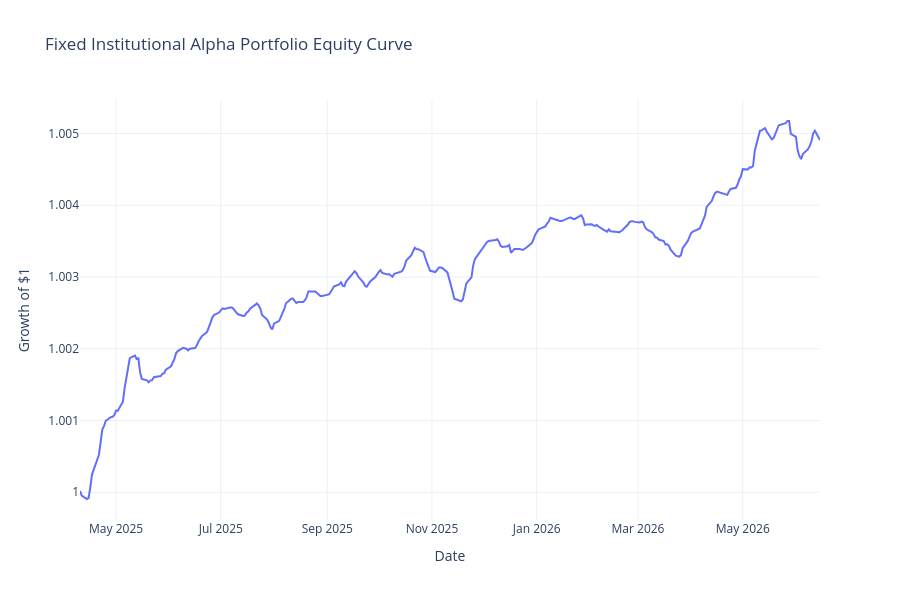

Notebook code for this chart:
### Code cell
# ============================================================
# CELL 28: Fixed Equity Curve
# ============================================================

alpha_ranking["strategy_return"] = (
    alpha_ranking["alpha_score"]
    * alpha_ranking["future_return_5d"]
)

daily_returns = (
    alpha_ranking
    .groupby(alpha_ranking.index)["strategy_return"]
    .mean()
)

equity_curve = (1 + daily_returns).cumprod()

fig = go.Figure()

fig.add_trace(
    go.Scatter(
        x=equity_curve.index,
        y=equity_curve.values,
        mode="lines",
        name="Alpha Portfolio"
    )
)

fig.update_layout(
    title="Fixed Institutional Alpha Portfolio Equity Curve",
    xaxis_title="Date",
    yaxis_title="Growth of $1",
    template="plotly_white",
    height=600
)

fig.show()

### Figure 1 — Plotly figure (JSON) as saved in the notebook; plotly's stock layout.template omitted (floating-point values rounded to 4 significant figures; data arrays with more than 128 entries replaced by an {"elided": "..."} marker saying what was removed)
{"data": [{"mode": "lines", "name": "Alpha Portfolio", "type": "scatter", "x": {"elided": "296 str values"}, "y": {"elided": "296 float values"}}], "layout": {"height": 600, "title": {"text": "Fixed Institutional Alpha Portfolio Equity Curve"}, "xaxis": {"title": {"text": "Date"}}, "yaxis": {"title": {"text": "Growth of $1"}}}}
